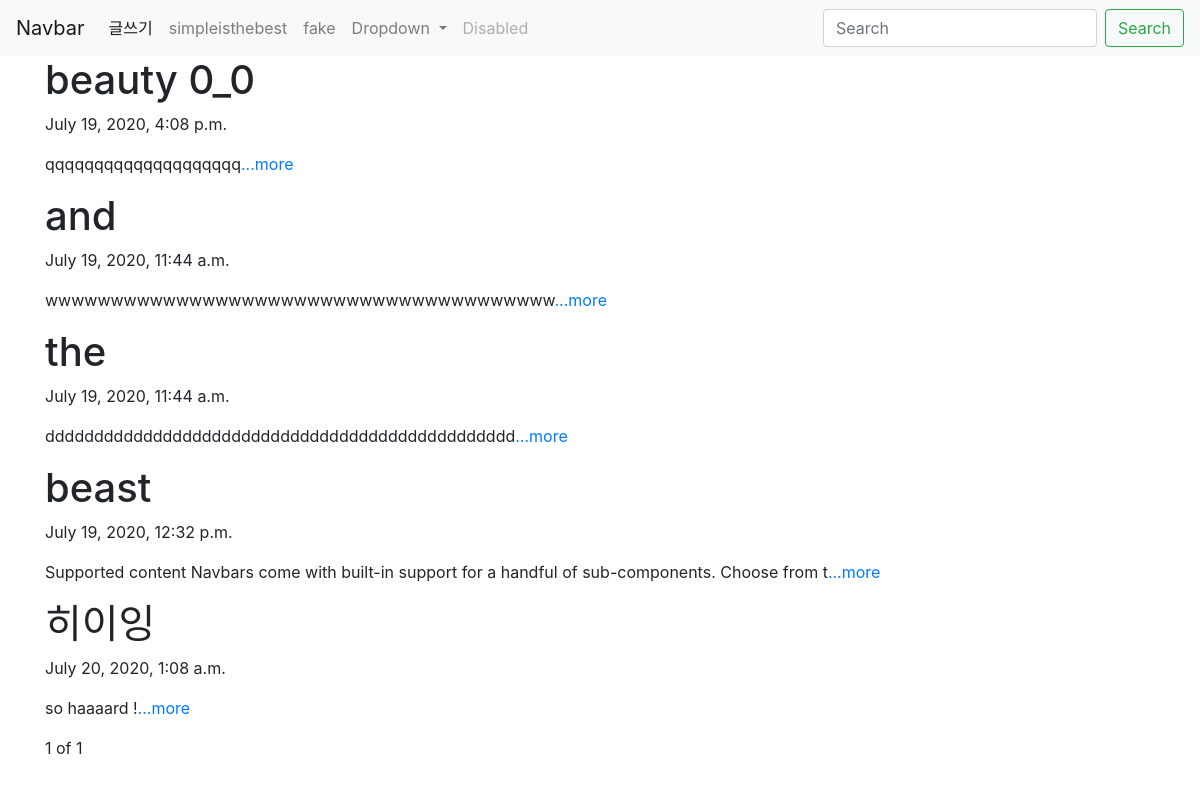
Before: / with the older database file.
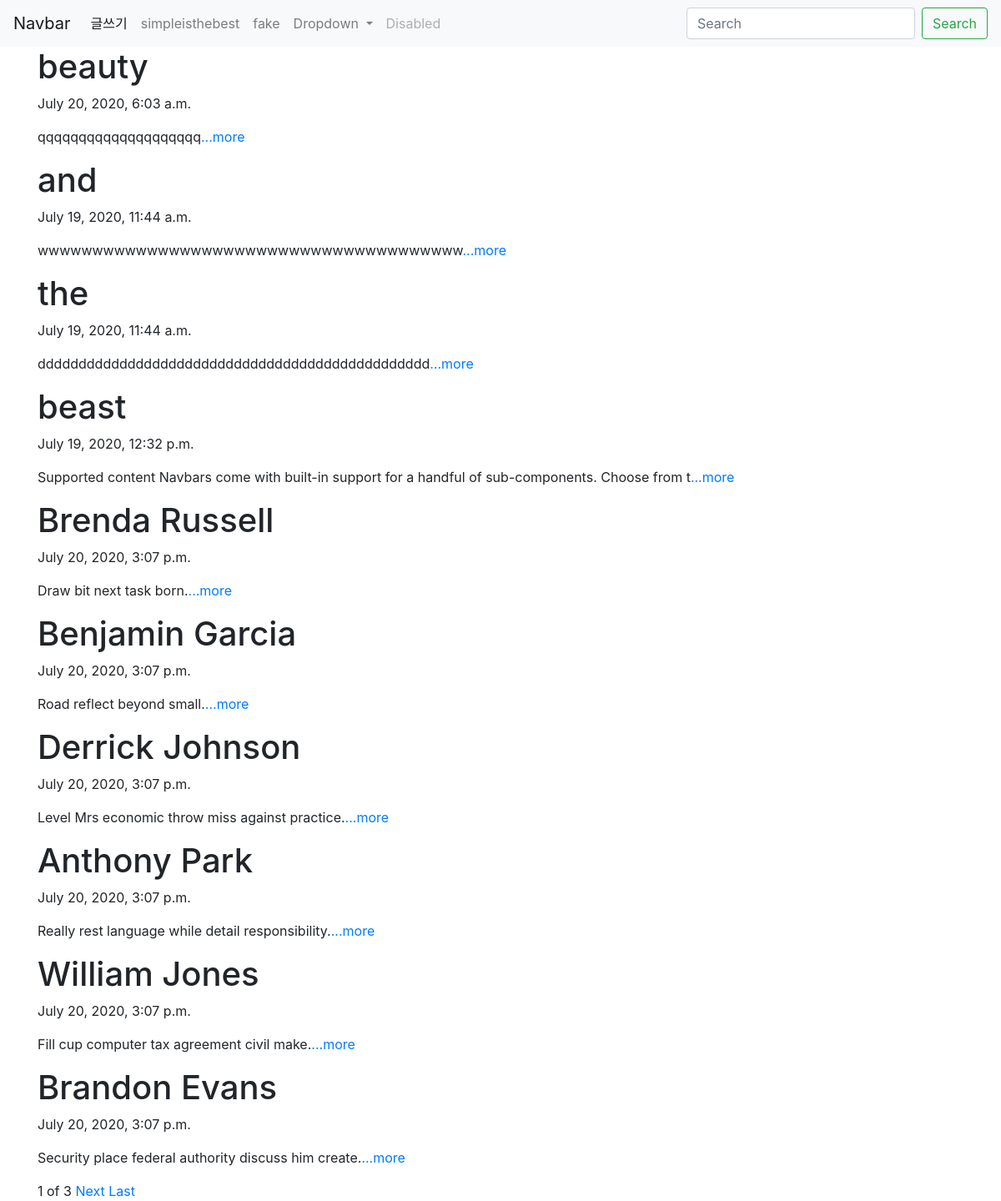
After: the same page with the newer database file.
### blog/models.py (models this page shows, shortened)
class Blog(models.Model):
    title = models.CharField(max_length=200)
    pub_date = models.DateTimeField('date published')
    body = models.TextField()
    def summary(self):
        return self.body[:100]

### blog/views.py (the view)
# urls.py: path('', blog.views.blog, name = "blog"),
def blog(request):
    blogs = Blog.objects
    blog_list = Blog.objects.all()
    paginator = Paginator(blog_list,10)
    page = request.GET.get('page')
    articles = paginator.get_page(page)
    return render(request, 'blog.html', {'blogs': blogs,'articles':articles})

### blog/templates/blog.html (shortened to what this page needs)
{% extends 'base.html' %}
{% block content %}
    {% for blog in articles %}
     <div>
        <h1>{{ blog.title }}</h1>
        <p>{{ blog.pub_date }}</p>
        <p>{{ blog.summary }}<a href="{% url 'detail' blog.id %}">...more</a></p>
     </div>
    {% endfor %}
<div>
  <span>{{articles.number}}</span>
  <span>of</span>
  <span>{{articles.paginator.num_pages}}</span>
  {% if articles.has_next %}
  <a href="?page={{ articles.next_page_number }}">Next</a>
  <a href="?page={{ articles.paginator.num_pages }}">Last</a>
  {% endif %}
</div>
{% endblock %}

Changed rows visible on the page:
removed Blog: title "히이잉", pub_date "July 20, 2020, 1:08 a.m.", summary "so haaaard !"
changed Blog "qqqqqqqqqqqqqqqqqqqq": title "beauty 0_0" → "beauty"; pub_date "July 19, 2020, 4:08 p.m." → "July 20, 2020, 6:03 a.m."
added Blog: title "Brenda Russell", pub_date "July 20, 2020, 3:07 p.m.", summary "Draw bit next task born."
added Blog: title "Benjamin Garcia", pub_date "July 20, 2020, 3:07 p.m.", summary "Road reflect beyond small."
added Blog: title "Derrick Johnson", pub_date "July 20, 2020, 3:07 p.m.", summary "Level Mrs economic throw miss against practice."
added Blog: title "Anthony Park", pub_date "July 20, 2020, 3:07 p.m.", summary "Really rest language while detail responsibility."
added Blog: title "William Jones", pub_date "July 20, 2020, 3:07 p.m.", summary "Fill cup computer tax agreement civil make."
added Blog: title "Brandon Evans", pub_date "July 20, 2020, 3:07 p.m.", summary "Security place federal authority discuss him create."
Other visible differences:
{{ articles.paginator.num_pages }}: "1" → "3"
text now shown: "Next Last"
